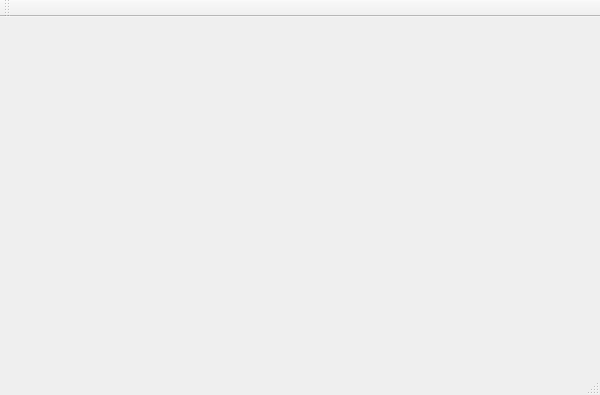
<?xml version="1.0" encoding="UTF-8"?>
<ui version="4.0">
 <class>algorithimvisualizer2Class</class>
 <widget class="QMainWindow" name="algorithimvisualizer2Class">
  <property name="geometry">
   <rect>
    <x>0</x>
    <y>0</y>
    <width>600</width>
    <height>395</height>
   </rect>
  </property>
  <property name="windowTitle">
   <string>algorithimvisualizer2</string>
  </property>
  <widget class="QWidget" name="centralWidget">
   <widget class="QWidget" name="gridLayoutWidget">
    <property name="geometry">
     <rect>
      <x>0</x>
      <y>0</y>
      <width>601</width>
      <height>331</height>
     </rect>
    </property>
    <layout class="QGridLayout" name="gridLayout"/>
   </widget>
  </widget>
  <widget class="QMenuBar" name="menuBar">
   <property name="geometry">
    <rect>
     <x>0</x>
     <y>0</y>
     <width>600</width>
     <height>21</height>
    </rect>
   </property>
  </widget>
  <widget class="QToolBar" name="mainToolBar">
   <attribute name="toolBarArea">
    <enum>TopToolBarArea</enum>
   </attribute>
   <attribute name="toolBarBreak">
    <bool>false</bool>
   </attribute>
  </widget>
  <widget class="QStatusBar" name="statusBar"/>
 </widget>
 <layoutdefault spacing="6" margin="11"/>
 <resources>
  <include location="algorithimvisualizer2.qrc"/>
 </resources>
 <connections/>
</ui>
